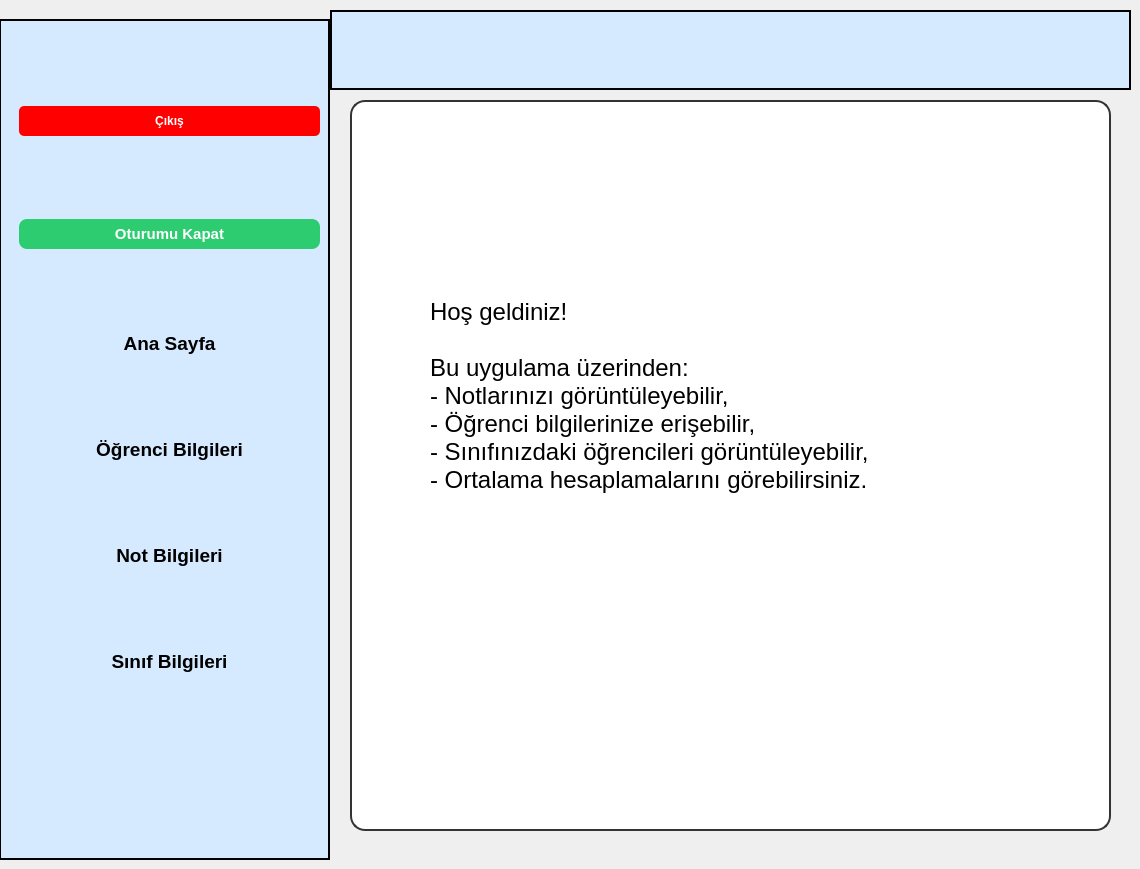
   <widget class="QWidget" name="sfana">
    <widget class="QFrame" name="frame">
     <property name="geometry">
      <rect>
       <x>-1</x>
       <y>19</y>
       <width>331</width>
       <height>841</height>
      </rect>
     </property>
     <property name="styleSheet">
      <string notr="true">#frame{
background-color: #d6eaff;
    border: 2px solid black;

}</string>
     </property>
     <property name="frameShape">
      <enum>QFrame::StyledPanel</enum>
     </property>
     <property name="frameShadow">
      <enum>QFrame::Raised</enum>
     </property>
     <widget class="QWidget" name="verticalLayoutWidget">
      <property name="geometry">
       <rect>
        <x>20</x>
        <y>10</y>
        <width>301</width>
        <height>721</height>
       </rect>
      </property>
      <layout class="QVBoxLayout" name="verticalLayout">
       <item>
        <widget class="QPushButton" name="btnkapa">
         <property name="font">
          <font>
           <weight>75</weight>
           <bold>true</bold>
          </font>
         </property>
         <property name="toolTip">
          <string>Sistemi kapatmak için tıklayınız.</string>
         </property>
         <property name="styleSheet">
          <string notr="true">#btnkapa {
    background-color: red;
    color: white;
    font-weight: bold;
    border: none;
    border-radius: 5px;
    padding: 8px 16px;
}

#btnkapa:hover {
    background-color: darkred;
}

#btnkapa:pressed {
    background-color: #990000;
}</string>
         </property>
         <property name="text">
          <string>Çıkış</string>
         </property>
        </widget>
       </item>
       <item>
        <widget class="QPushButton" name="btncikis">
         <property name="toolTip">
          <string>Oturumu kapatmak için tıklayınız.</string>
         </property>
         <property name="styleSheet">
          <string notr="true">
#btncikis {
    background-color: #2ecc71;   
    color: white;
    border: none;
    border-radius: 8px;
    padding: 6px 12px;
    font-weight: bold;
    font-size: 11pt;
}
#btncikis:hover {
    background-color: #27ae60;  
}
#btncikis:pressed{
background-color: #1e8449;
}
</string>
         </property>
         <property name="text">
          <string>Oturumu Kapat</string>
         </property>
        </widget>
       </item>
       <item>
        <widget class="QPushButton" name="btnana">
         <property name="font">
          <font>
           <pointsize>14</pointsize>
           <weight>75</weight>
           <bold>true</bold>
          </font>
         </property>
         <property name="toolTip">
          <string>Ana sayfayı görmek için tıklayınız.</string>
         </property>
         <property name="styleSheet">
          <string notr="true">#btnana {
    background-color: #d6eaff;
    border: none;
    color: black;
}

#btnana:hover {
    background-color: #c0ddff; 
}</string>
         </property>
         <property name="text">
          <string>Ana Sayfa</string>
         </property>
        </widget>
       </item>
       <item>
        <widget class="QPushButton" name="btnobilgi">
         <property name="font">
          <font>
           <pointsize>14</pointsize>
           <weight>75</weight>
           <bold>true</bold>
          </font>
         </property>
         <property name="toolTip">
          <string>Öğrenci bilgilerini görmek için tıklayınız.</string>
         </property>
         <property name="styleSheet">
          <string notr="true">#btnobilgi {
    background-color: #d6eaff;
    border: none;
    color: black;
}

#btnobilgi:hover {
    background-color: #c0ddff; 
}</string>
         </property>
         <property name="text">
          <string>Öğrenci Bilgileri</string>
         </property>
        </widget>
       </item>
       <item>
        <widget class="QPushButton" name="btnnotbilgi">
         <property name="font">
          <font>
           <pointsize>14</pointsize>
           <weight>75</weight>
           <bold>true</bold>
          </font>
         </property>
         <property name="toolTip">
          <string>Not bilgilerini girmek için tıklayınız.</string>
         </property>
         <property name="styleSheet">
          <string notr="true">#btnnotbilgi {
    background-color: #d6eaff;
    border: none;
    color: black;
}

#btnnotbilgi:hover {
    background-color: #c0ddff; 
}</string>
         </property>
         <property name="text">
          <string>Not Bilgileri</string>
         </property>
        </widget>
       </item>
       <item>
        <widget class="QPushButton" name="btnsinif">
         <property name="font">
          <font>
           <pointsize>14</pointsize>
           <weight>75</weight>
           <bold>true</bold>
          </font>
         </property>
         <property name="styleSheet">
          <string notr="true">#btnsinif {
    background-color: #d6eaff;
    border: none;
    color: black;
}

#btnsinif:hover {
    background-color: #c0ddff; 
}</string>
         </property>
         <property name="text">
          <string>Sınıf Bilgileri</string>
         </property>
        </widget>
       </item>
      </layout>
     </widget>
    </widget>
    <widget class="QFrame" name="frame_2">
     <property name="geometry">
      <rect>
       <x>330</x>
       <y>10</y>
       <width>801</width>
       <height>80</height>
      </rect>
     </property>
     <property name="styleSheet">
      <string notr="true">#frame_2{
background-color: #d6eaff;
    border: 2px solid black;

}</string>
     </property>
     <property name="frameShape">
      <enum>QFrame::StyledPanel</enum>
     </property>
     <property name="frameShadow">
      <enum>QFrame::Raised</enum>
     </property>
     <widget class="QLabel" name="lbbilgi">
      <property name="geometry">
       <rect>
        <x>150</x>
        <y>30</y>
        <width>511</width>
        <height>31</height>
       </rect>
      </property>
      <property name="font">
       <font>
        <pointsize>10</pointsize>
       </font>
      </property>
      <property name="text">
       <string/>
      </property>
      <property name="alignment">
       <set>Qt::AlignCenter</set>
      </property>
     </widget>
    </widget>
    <widget class="QGroupBox" name="gbana">
     <property name="geometry">
      <rect>
       <x>350</x>
       <y>100</y>
       <width>761</width>
       <height>731</height>
      </rect>
     </property>
     <property name="styleSheet">
      <string notr="true">#gbana{
  background-color: white;
    border: 2px solid #333;
    border-radius: 15px;
    padding: 20px;
}</string>
     </property>
     <property name="title">
      <string/>
     </property>
     <widget class="QLabel" name="label_2">
      <property name="geometry">
       <rect>
        <x>80</x>
        <y>150</y>
        <width>571</width>
        <height>291</height>
       </rect>
      </property>
      <property name="font">
       <font>
        <pointsize>18</pointsize>
       </font>
      </property>
      <property name="text">
       <string>Hoş geldiniz!

Bu uygulama üzerinden:
- Notlarınızı görüntüleyebilir,
- Öğrenci bilgilerinize erişebilir,
- Sınıfınızdaki öğrencileri görüntüleyebilir,
- Ortalama hesaplamalarını görebilirsiniz.</string>
      </property>
     </widget>
    </widget>
   </widget>
